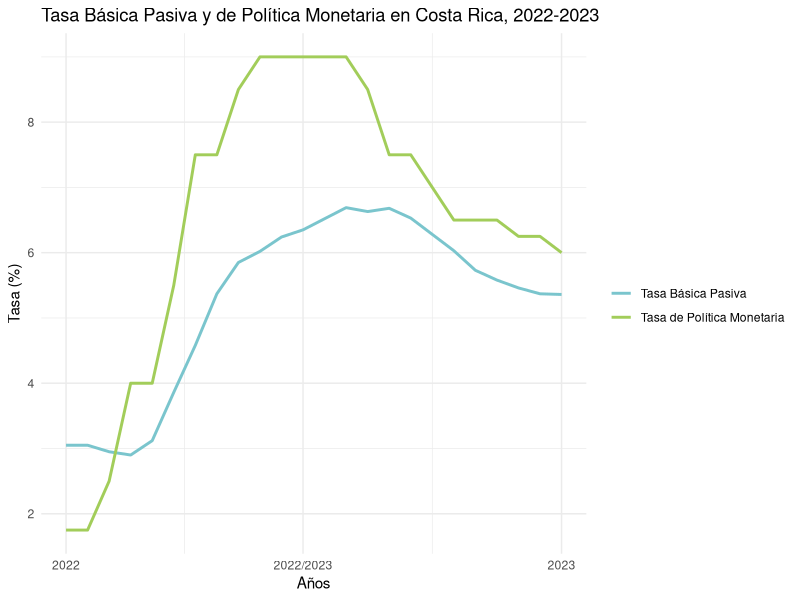

Here is the R script that generated this plot:
## ---- chunk 1
knitr::opts_chunk$set(echo = TRUE)
## ---- chunk 2
library(readxl)
library(tidyr)
library(ggplot2)
## ---- chunk 3
TBP_experimentadas <- read_excel("TBP.xlsx")
colnames(TBP_experimentadas)[1]<- "Mes"
TBP_experimentadas <- TBP_experimentadas %>% gather(Año, Tasa, "2022":"2023" )

TPM_experimentadas <- read_excel("TPM.xlsx")
colnames(TPM_experimentadas)[1]<- "Mes"
TPM_experimentadas <- TPM_experimentadas %>% gather(Año, Tasa, "2022":"2023" )
## ---- chunk 4
  Tasas_experimentadas_plot <- ggplot() + 
  geom_line(aes(x = 1:24, y = TBP_experimentadas$Tasa, color = "Tasa Básica Pasiva"), lwd = 1)+      
  geom_line(aes(x = 1:24, y = TPM_experimentadas$Tasa, color = "Tasa de Política Monetaria"), lwd = 1)+
  scale_color_manual(values = c("Tasa Básica Pasiva" =  "#7AC5CD", "Tasa de Política Monetaria" =    "#A2CD5A"))+
  labs(title = "Tasa Básica Pasiva y de Política Monetaria en Costa Rica, 2022-2023", x = "Años", y = "Tasa (%)", color = "")+
  scale_x_continuous(breaks = c(1, 12, 24), labels = c("2022", "2022/2023", "2023"))+ theme_minimal()
Tasas_experimentadas_plot
